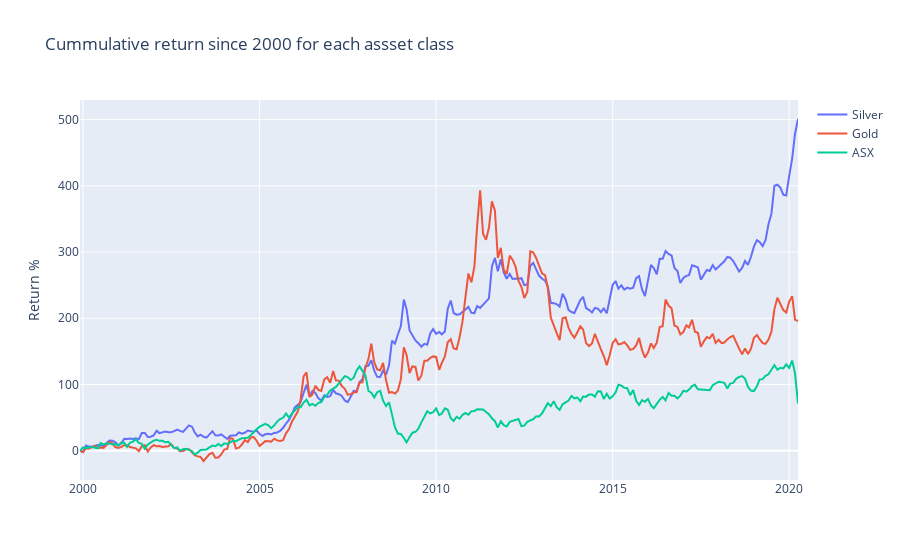

Notebook code cell kept with this figure:
### Code cell
dfs = df[90:]
dfs['2000 acc return ASX'] = (dfs['Close'] - dfs['Close'][0])/dfs['Close'][0]*100
dfs['2000 acc return Silver'] = (dfs['Gold AUD'] - dfs['Gold AUD'][0]) /dfs['Gold AUD'][0]*100
dfs['2000 acc return Gold'] = (dfs['Silver AUD']-dfs['Silver AUD'][0])/dfs['Silver AUD'][0]*100
silver_trace = go.Scatter(x=dfs.index, y=dfs['2000 acc return Silver'], \
                    mode='lines',
                    name='Silver')
gold_trace = go.Scatter(x=dfs.index, y=dfs['2000 acc return Gold'], \
                    mode='lines',
                    name='Gold')
asx_trace = go.Scatter(x=dfs.index, y=dfs['2000 acc return ASX'], \
                    mode='lines',
                    name='ASX')
traces = [silver_trace, gold_trace, asx_trace]
fig_accum_r = go.Figure(data=traces,
    layout={
        'title':'Cummulative return since 2000 for each assset class', "yaxis_title": "Return %"
    }
)
fig_accum_r.show()

### Figure 1 — Plotly figure (JSON) as saved in the notebook; plotly's stock layout.template omitted (floating-point values rounded to 4 significant figures; data arrays with more than 128 entries replaced by an {"elided": "..."} marker saying what was removed)
{"data": [{"mode": "lines", "name": "Silver", "type": "scatter", "x": {"elided": "245 str values"}, "y": {"elided": "245 float values"}}, {"mode": "lines", "name": "Gold", "type": "scatter", "x": {"elided": "245 str values"}, "y": {"elided": "245 float values"}}, {"mode": "lines", "name": "ASX", "type": "scatter", "x": {"elided": "245 str values"}, "y": {"elided": "245 float values"}}], "layout": {"title": {"text": "Cummulative return since 2000 for each assset class"}, "yaxis": {"title": {"text": "Return %"}}}}
